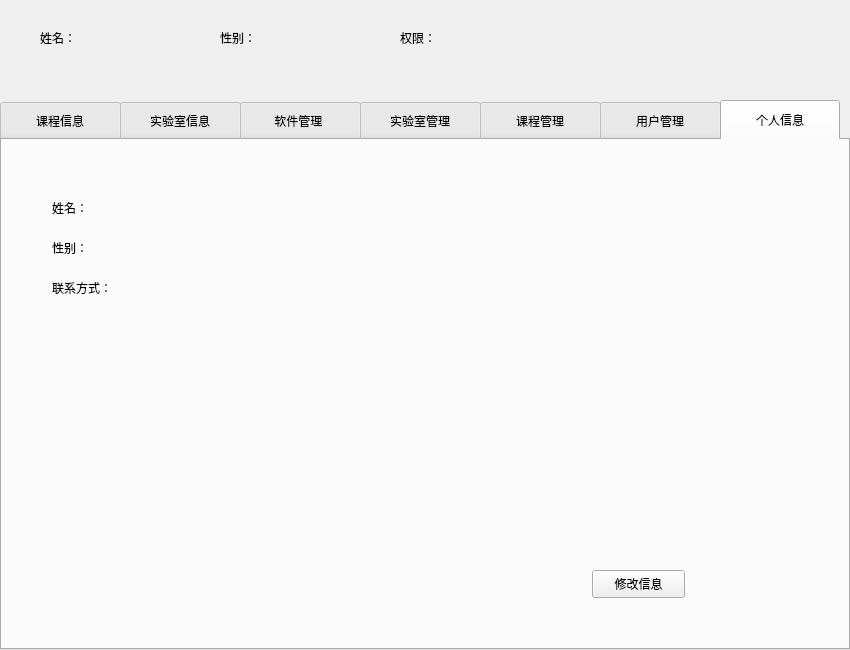
<?xml version="1.0" encoding="UTF-8"?>
<ui version="4.0">
 <class>admin_window</class>
 <widget class="QWidget" name="admin_window">
  <property name="geometry">
   <rect>
    <x>0</x>
    <y>0</y>
    <width>850</width>
    <height>650</height>
   </rect>
  </property>
  <property name="font">
   <font>
    <family>微软雅黑</family>
   </font>
  </property>
  <property name="windowTitle">
   <string>管理员窗口</string>
  </property>
  <property name="styleSheet">
   <string notr="true"/>
  </property>
  <widget class="QTabWidget" name="admin_tabWidget">
   <property name="geometry">
    <rect>
     <x>0</x>
     <y>100</y>
     <width>850</width>
     <height>550</height>
    </rect>
   </property>
   <property name="font">
    <font>
     <family>微软雅黑</family>
     <pointsize>9</pointsize>
    </font>
   </property>
   <property name="focusPolicy">
    <enum>Qt::TabFocus</enum>
   </property>
   <property name="styleSheet">
    <string notr="true">QTabBar::tab{height:40}
QTabBar::tab{width:120}</string>
   </property>
   <property name="currentIndex">
    <number>6</number>
   </property>
   <property name="elideMode">
    <enum>Qt::ElideNone</enum>
   </property>
   <property name="tabBarAutoHide">
    <bool>false</bool>
   </property>
   <widget class="QWidget" name="admin_tab1">
    <attribute name="title">
     <string>课程信息</string>
    </attribute>
    <widget class="QTableWidget" name="admin_page">
     <property name="geometry">
      <rect>
       <x>0</x>
       <y>0</y>
       <width>850</width>
       <height>500</height>
      </rect>
     </property>
     <property name="font">
      <font>
       <family>微软雅黑</family>
      </font>
     </property>
     <property name="styleSheet">
      <string notr="true">border:none;
</string>
     </property>
     <property name="dragEnabled">
      <bool>false</bool>
     </property>
     <property name="rowCount">
      <number>0</number>
     </property>
     <column>
      <property name="text">
       <string>课程编号</string>
      </property>
      <property name="font">
       <font>
        <weight>75</weight>
        <italic>true</italic>
        <bold>true</bold>
       </font>
      </property>
      <property name="background">
       <color>
        <red>0</red>
        <green>0</green>
        <blue>0</blue>
       </color>
      </property>
     </column>
     <column>
      <property name="text">
       <string>课程名称</string>
      </property>
      <property name="font">
       <font>
        <weight>75</weight>
        <italic>true</italic>
        <bold>true</bold>
       </font>
      </property>
     </column>
     <column>
      <property name="text">
       <string>所属学院</string>
      </property>
      <property name="font">
       <font>
        <weight>75</weight>
        <italic>true</italic>
        <bold>true</bold>
       </font>
      </property>
     </column>
     <column>
      <property name="text">
       <string>课程学时</string>
      </property>
      <property name="font">
       <font>
        <weight>75</weight>
        <italic>true</italic>
        <bold>true</bold>
       </font>
      </property>
     </column>
     <column>
      <property name="text">
       <string>课程容量</string>
      </property>
      <property name="font">
       <font>
        <weight>75</weight>
        <italic>true</italic>
        <bold>true</bold>
       </font>
      </property>
     </column>
    </widget>
   </widget>
   <widget class="QWidget" name="admin_tab2">
    <attribute name="title">
     <string>实验室信息</string>
    </attribute>
    <widget class="QTableWidget" name="admin_page_2">
     <property name="geometry">
      <rect>
       <x>0</x>
       <y>0</y>
       <width>850</width>
       <height>500</height>
      </rect>
     </property>
     <property name="font">
      <font>
       <family>微软雅黑</family>
      </font>
     </property>
     <property name="styleSheet">
      <string notr="true">border:none;
</string>
     </property>
     <property name="dragEnabled">
      <bool>false</bool>
     </property>
     <property name="rowCount">
      <number>0</number>
     </property>
     <column>
      <property name="text">
       <string>实验室编号</string>
      </property>
      <property name="font">
       <font>
        <weight>75</weight>
        <italic>true</italic>
        <bold>true</bold>
       </font>
      </property>
      <property name="background">
       <color>
        <red>0</red>
        <green>0</green>
        <blue>0</blue>
       </color>
      </property>
     </column>
     <column>
      <property name="text">
       <string>实验室地点</string>
      </property>
      <property name="font">
       <font>
        <weight>75</weight>
        <italic>true</italic>
        <bold>true</bold>
       </font>
      </property>
     </column>
     <column>
      <property name="text">
       <string>实验室管理员</string>
      </property>
      <property name="font">
       <font>
        <weight>75</weight>
        <italic>true</italic>
        <bold>true</bold>
       </font>
      </property>
     </column>
     <column>
      <property name="text">
       <string>设备配置</string>
      </property>
      <property name="font">
       <font>
        <weight>75</weight>
        <italic>true</italic>
        <bold>true</bold>
       </font>
      </property>
     </column>
     <column>
      <property name="text">
       <string>配套软件</string>
      </property>
      <property name="font">
       <font>
        <weight>75</weight>
        <italic>true</italic>
        <bold>true</bold>
       </font>
      </property>
     </column>
    </widget>
   </widget>
   <widget class="QWidget" name="admin_tab3">
    <attribute name="title">
     <string>软件管理 </string>
    </attribute>
    <widget class="QTableWidget" name="admin_page_3">
     <property name="geometry">
      <rect>
       <x>0</x>
       <y>0</y>
       <width>671</width>
       <height>500</height>
      </rect>
     </property>
     <property name="font">
      <font>
       <family>微软雅黑</family>
      </font>
     </property>
     <property name="styleSheet">
      <string notr="true">border:none;
</string>
     </property>
     <property name="dragEnabled">
      <bool>false</bool>
     </property>
     <property name="rowCount">
      <number>0</number>
     </property>
     <column>
      <property name="text">
       <string>软件编号</string>
      </property>
      <property name="font">
       <font>
        <family>微软雅黑</family>
        <weight>75</weight>
        <italic>true</italic>
        <bold>true</bold>
       </font>
      </property>
      <property name="background">
       <color>
        <red>0</red>
        <green>0</green>
        <blue>0</blue>
       </color>
      </property>
     </column>
     <column>
      <property name="text">
       <string>软件名称</string>
      </property>
      <property name="font">
       <font>
        <weight>75</weight>
        <italic>true</italic>
        <bold>true</bold>
       </font>
      </property>
     </column>
     <column>
      <property name="text">
       <string>软件类型</string>
      </property>
      <property name="font">
       <font>
        <family>微软雅黑</family>
        <weight>75</weight>
        <italic>true</italic>
        <bold>true</bold>
       </font>
      </property>
     </column>
    </widget>
    <widget class="QWidget" name="layoutWidget">
     <property name="geometry">
      <rect>
       <x>710</x>
       <y>30</y>
       <width>114</width>
       <height>202</height>
      </rect>
     </property>
     <layout class="QVBoxLayout" name="verticalLayout">
      <property name="spacing">
       <number>20</number>
      </property>
      <item>
       <widget class="QPushButton" name="spushButton">
        <property name="font">
         <font>
          <family>微软雅黑</family>
         </font>
        </property>
        <property name="text">
         <string>查看详情</string>
        </property>
       </widget>
      </item>
      <item>
       <widget class="QPushButton" name="spushButton_2">
        <property name="font">
         <font>
          <family>微软雅黑</family>
         </font>
        </property>
        <property name="text">
         <string>修改</string>
        </property>
       </widget>
      </item>
      <item>
       <widget class="QPushButton" name="spushButton_3">
        <property name="font">
         <font>
          <family>微软雅黑</family>
         </font>
        </property>
        <property name="text">
         <string>删除</string>
        </property>
       </widget>
      </item>
      <item>
       <widget class="QPushButton" name="spushButton_4">
        <property name="font">
         <font>
          <family>微软雅黑</family>
         </font>
        </property>
        <property name="text">
         <string>添加</string>
        </property>
       </widget>
      </item>
     </layout>
    </widget>
   </widget>
   <widget class="QWidget" name="admin_tab4">
    <attribute name="title">
     <string>实验室管理</string>
    </attribute>
    <widget class="QWidget" name="layoutWidget">
     <property name="geometry">
      <rect>
       <x>710</x>
       <y>30</y>
       <width>114</width>
       <height>202</height>
      </rect>
     </property>
     <layout class="QVBoxLayout" name="verticalLayout_2">
      <property name="spacing">
       <number>20</number>
      </property>
      <item>
       <widget class="QPushButton" name="lpushButton">
        <property name="font">
         <font>
          <family>微软雅黑</family>
         </font>
        </property>
        <property name="text">
         <string>查看详情</string>
        </property>
       </widget>
      </item>
      <item>
       <widget class="QPushButton" name="lpushButton_2">
        <property name="font">
         <font>
          <family>微软雅黑</family>
         </font>
        </property>
        <property name="text">
         <string>修改</string>
        </property>
       </widget>
      </item>
      <item>
       <widget class="QPushButton" name="lpushButton_3">
        <property name="font">
         <font>
          <family>微软雅黑</family>
         </font>
        </property>
        <property name="text">
         <string>删除</string>
        </property>
       </widget>
      </item>
      <item>
       <widget class="QPushButton" name="lpushButton_4">
        <property name="font">
         <font>
          <family>微软雅黑</family>
         </font>
        </property>
        <property name="text">
         <string>添加</string>
        </property>
       </widget>
      </item>
     </layout>
    </widget>
    <widget class="QTableWidget" name="admin_page_4">
     <property name="geometry">
      <rect>
       <x>0</x>
       <y>0</y>
       <width>671</width>
       <height>500</height>
      </rect>
     </property>
     <property name="font">
      <font>
       <family>微软雅黑</family>
      </font>
     </property>
     <property name="styleSheet">
      <string notr="true">border:none;
</string>
     </property>
     <property name="dragEnabled">
      <bool>false</bool>
     </property>
     <property name="rowCount">
      <number>0</number>
     </property>
     <column>
      <property name="text">
       <string>实验室编号</string>
      </property>
      <property name="font">
       <font>
        <weight>75</weight>
        <italic>true</italic>
        <bold>true</bold>
       </font>
      </property>
      <property name="background">
       <color>
        <red>0</red>
        <green>0</green>
        <blue>0</blue>
       </color>
      </property>
     </column>
     <column>
      <property name="text">
       <string>实验室地点</string>
      </property>
      <property name="font">
       <font>
        <weight>75</weight>
        <italic>true</italic>
        <bold>true</bold>
       </font>
      </property>
     </column>
     <column>
      <property name="text">
       <string>实验室管理员</string>
      </property>
      <property name="font">
       <font>
        <weight>75</weight>
        <italic>true</italic>
        <bold>true</bold>
       </font>
      </property>
     </column>
     <column>
      <property name="text">
       <string>设备配置</string>
      </property>
      <property name="font">
       <font>
        <weight>75</weight>
        <italic>true</italic>
        <bold>true</bold>
       </font>
      </property>
     </column>
     <column>
      <property name="text">
       <string>配套软件</string>
      </property>
      <property name="font">
       <font>
        <weight>75</weight>
        <italic>true</italic>
        <bold>true</bold>
       </font>
      </property>
     </column>
    </widget>
   </widget>
   <widget class="QWidget" name="admin_tab5">
    <attribute name="title">
     <string>课程管理</string>
    </attribute>
   </widget>
   <widget class="QWidget" name="admin_tab6">
    <attribute name="title">
     <string>用户管理</string>
    </attribute>
   </widget>
   <widget class="QWidget" name="admin_tab7">
    <property name="font">
     <font>
      <family>微软雅黑</family>
     </font>
    </property>
    <attribute name="title">
     <string>个人信息</string>
    </attribute>
    <widget class="QLabel" name="lable_admin_sex_2">
     <property name="geometry">
      <rect>
       <x>100</x>
       <y>100</y>
       <width>72</width>
       <height>15</height>
      </rect>
     </property>
     <property name="text">
      <string/>
     </property>
    </widget>
    <widget class="QLabel" name="lable_admin_name_2">
     <property name="geometry">
      <rect>
       <x>100</x>
       <y>60</y>
       <width>72</width>
       <height>15</height>
      </rect>
     </property>
     <property name="text">
      <string/>
     </property>
    </widget>
    <widget class="QLabel" name="label_6">
     <property name="geometry">
      <rect>
       <x>50</x>
       <y>140</y>
       <width>71</width>
       <height>16</height>
      </rect>
     </property>
     <property name="font">
      <font>
       <family>微软雅黑</family>
      </font>
     </property>
     <property name="text">
      <string>联系方式：</string>
     </property>
    </widget>
    <widget class="QLabel" name="lable_admin_sex_3">
     <property name="geometry">
      <rect>
       <x>210</x>
       <y>120</y>
       <width>72</width>
       <height>15</height>
      </rect>
     </property>
     <property name="text">
      <string/>
     </property>
    </widget>
    <widget class="QLabel" name="lable_admin_conn">
     <property name="geometry">
      <rect>
       <x>130</x>
       <y>140</y>
       <width>231</width>
       <height>16</height>
      </rect>
     </property>
     <property name="font">
      <font>
       <family>微软雅黑</family>
      </font>
     </property>
     <property name="text">
      <string/>
     </property>
    </widget>
    <widget class="QLabel" name="label_7">
     <property name="geometry">
      <rect>
       <x>50</x>
       <y>100</y>
       <width>41</width>
       <height>16</height>
      </rect>
     </property>
     <property name="font">
      <font>
       <family>微软雅黑</family>
      </font>
     </property>
     <property name="text">
      <string>性别：</string>
     </property>
    </widget>
    <widget class="QLabel" name="label_8">
     <property name="geometry">
      <rect>
       <x>50</x>
       <y>60</y>
       <width>41</width>
       <height>16</height>
      </rect>
     </property>
     <property name="font">
      <font>
       <family>微软雅黑</family>
      </font>
     </property>
     <property name="text">
      <string>姓名：</string>
     </property>
    </widget>
    <widget class="QPushButton" name="button_person_changeinfo">
     <property name="geometry">
      <rect>
       <x>590</x>
       <y>430</y>
       <width>93</width>
       <height>28</height>
      </rect>
     </property>
     <property name="font">
      <font>
       <family>微软雅黑</family>
      </font>
     </property>
     <property name="text">
      <string>修改信息</string>
     </property>
    </widget>
   </widget>
  </widget>
  <widget class="QLabel" name="label">
   <property name="geometry">
    <rect>
     <x>40</x>
     <y>30</y>
     <width>41</width>
     <height>16</height>
    </rect>
   </property>
   <property name="text">
    <string>姓名：</string>
   </property>
  </widget>
  <widget class="QLabel" name="label_2">
   <property name="geometry">
    <rect>
     <x>220</x>
     <y>30</y>
     <width>41</width>
     <height>16</height>
    </rect>
   </property>
   <property name="text">
    <string>性别：</string>
   </property>
  </widget>
  <widget class="QLabel" name="label_4">
   <property name="geometry">
    <rect>
     <x>400</x>
     <y>30</y>
     <width>41</width>
     <height>16</height>
    </rect>
   </property>
   <property name="text">
    <string>权限：</string>
   </property>
  </widget>
  <widget class="QLabel" name="lable_admin_name">
   <property name="geometry">
    <rect>
     <x>90</x>
     <y>30</y>
     <width>72</width>
     <height>15</height>
    </rect>
   </property>
   <property name="text">
    <string/>
   </property>
  </widget>
  <widget class="QLabel" name="lable_admin_sex">
   <property name="geometry">
    <rect>
     <x>270</x>
     <y>30</y>
     <width>72</width>
     <height>15</height>
    </rect>
   </property>
   <property name="text">
    <string/>
   </property>
  </widget>
  <widget class="QLabel" name="lable_admin_type">
   <property name="geometry">
    <rect>
     <x>450</x>
     <y>30</y>
     <width>72</width>
     <height>15</height>
    </rect>
   </property>
   <property name="text">
    <string/>
   </property>
  </widget>
  <zorder>label</zorder>
  <zorder>label_2</zorder>
  <zorder>label_4</zorder>
  <zorder>lable_admin_name</zorder>
  <zorder>lable_admin_sex</zorder>
  <zorder>lable_admin_type</zorder>
  <zorder>admin_tabWidget</zorder>
 </widget>
 <resources/>
 <connections/>
</ui>
